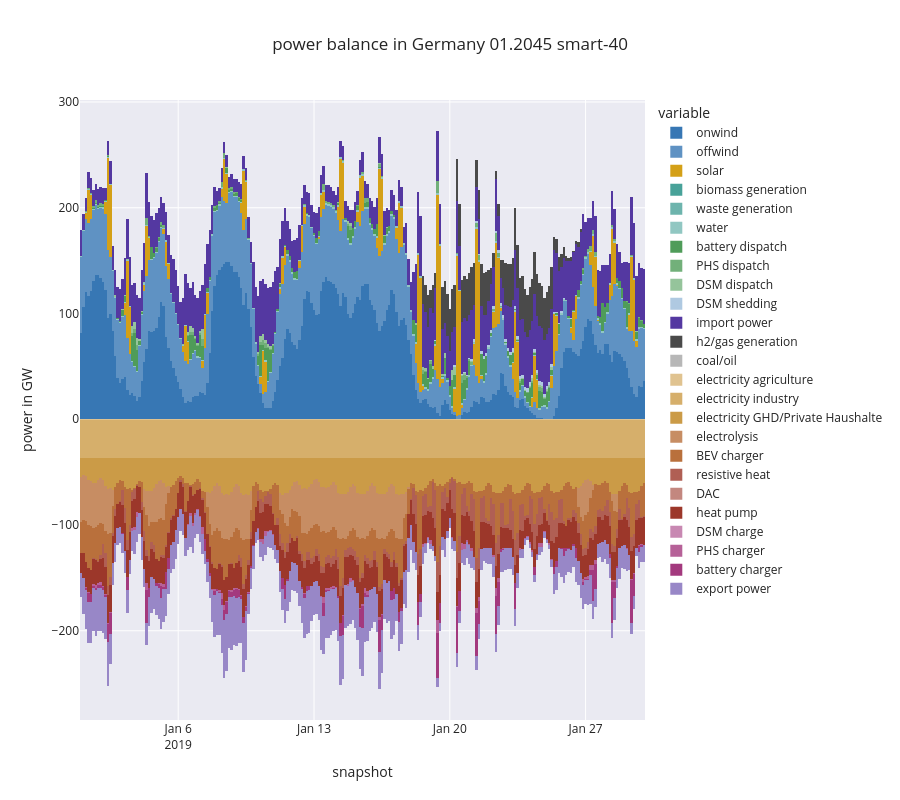

The notebook cell this image was saved under:
### Code cell
plot_month_balance(p4f45, title = f'01.2045 {scenario3}')

### Figure 1 — Plotly figure (JSON) as saved in the notebook; plotly's stock layout.template omitted (floating-point values rounded to 4 significant figures; data arrays with more than 128 entries replaced by an {"elided": "..."} marker saying what was removed)
{"data": [{"alignmentgroup": "True", "hovertemplate": "variable=onwind<br>snapshot=%{x}<br>value=%{y}<extra></extra>", "legendgroup": "onwind", "marker": {"color": "#3777B4", "line": {"width": 0}, "pattern": {"shape": ""}}, "name": "onwind", "offsetgroup": "onwind", "orientation": "v", "showlegend": true, "textposition": "auto", "type": "bar", "x": {"elided": "233 str values"}, "xaxis": "x", "y": {"elided": "233 float values"}, "yaxis": "y"}, {"alignmentgroup": "True", "hovertemplate": "variable=offwind<br>snapshot=%{x}<br>value=%{y}<extra></extra>", "legendgroup": "offwind", "marker": {"color": "#5F92C3", "line": {"width": 0}, "pattern": {"shape": ""}}, "name": "offwind", "offsetgroup": "offwind", "orientation": "v", "showlegend": true, "textposition": "auto", "type": "bar", "x": {"elided": "233 str values"}, "xaxis": "x", "y": {"elided": "233 float values"}, "yaxis": "y"}, {"alignmentgroup": "True", "hovertemplate": "variable=solar<br>snapshot=%{x}<br>value=%{y}<extra></extra>", "legendgroup": "solar", "marker": {"color": "#d4a017", "line": {"width": 0}, "pattern": {"shape": ""}}, "name": "solar", "offsetgroup": "solar", "orientation": "v", "showlegend": true, "textposition": "auto", "type": "bar", "x": {"elided": "233 str values"}, "xaxis": "x", "y": {"elided": "233 float values"}, "yaxis": "y"}, {"alignmentgroup": "True", "hovertemplate": "variable=biomass generation<br>snapshot=%{x}<br>value=%{y}<extra></extra>", "legendgroup": "biomass generation", "marker": {"color": "#48A299", "line": {"width": 0}, "pattern": {"shape": ""}}, "name": "biomass generation", "offsetgroup": "biomass generation", "orientation": "v", "showlegend": true, "textposition": "auto", "type": "bar", "x": {"elided": "233 str values"}, "xaxis": "x", "y": {"elided": "233 int values"}, "yaxis": "y"}, {"alignmentgroup": "True", "hovertemplate": "variable=waste generation<br>snapshot=%{x}<br>value=%{y}<extra></extra>", "legendgroup": "waste generation", "marker": {"color": "#6DB4AD", "line": {"width": 0}, "pattern": {"shape": ""}}, "name": "waste generation", "offsetgroup": "waste generation", "orientation": "v", "showlegend": true, "textposition": "auto", "type": "bar", "x": {"elided": "233 str values"}, "xaxis": "x", "y": {"elided": "233 int values"}, "yaxis": "y"}, {"alignmentgroup": "True", "hovertemplate": "variable=water<br>snapshot=%{x}<br>value=%{y}<extra></extra>", "legendgroup": "water", "marker": {"color": "#91C7C2", "line": {"width": 0}, "pattern": {"shape": ""}}, "name": "water", "offsetgroup": "water", "orientation": "v", "showlegend": true, "textposition": "auto", "type": "bar", "x": {"elided": "233 str values"}, "xaxis": "x", "y": {"elided": "233 float values"}, "yaxis": "y"}, {"alignmentgroup": "True", "hovertemplate": "variable=battery dispatch<br>snapshot=%{x}<br>value=%{y}<extra></extra>", "legendgroup": "battery dispatch", "marker": {"color": "#4F9C59", "line": {"width": 0}, "pattern": {"shape": ""}}, "name": "battery dispatch", "offsetgroup": "battery dispatch", "orientation": "v", "showlegend": true, "textposition": "auto", "type": "bar", "x": {"elided": "233 str values"}, "xaxis": "x", "y": {"elided": "233 float values"}, "yaxis": "y"}, {"alignmentgroup": "True", "hovertemplate": "variable=PHS dispatch<br>snapshot=%{x}<br>value=%{y}<extra></extra>", "legendgroup": "PHS dispatch", "marker": {"color": "#72B07A", "line": {"width": 0}, "pattern": {"shape": ""}}, "name": "PHS dispatch", "offsetgroup": "PHS dispatch", "orientation": "v", "showlegend": true, "textposition": "auto", "type": "bar", "x": {"elided": "233 str values"}, "xaxis": "x", "y": {"elided": "233 float values"}, "yaxis": "y"}, {"alignmentgroup": "True", "hovertemplate": "variable=DSM dispatch<br>snapshot=%{x}<br>value=%{y}<extra></extra>", "legendgroup": "DSM dispatch", "marker": {"color": "#95C49B", "line": {"width": 0}, "pattern": {"shape": ""}}, "name": "DSM dispatch", "offsetgroup": "DSM dispatch", "orientation": "v", "showlegend": true, "textposition": "auto", "type": "bar", "x": {"elided": "233 str values"}, "xaxis": "x", "y": {"elided": "233 float values"}, "yaxis": "y"}, {"alignmentgroup": "True", "hovertemplate": "variable=DSM shedding<br>snapshot=%{x}<br>value=%{y}<extra></extra>", "legendgroup": "DSM shedding", "marker": {"color": "#AFC9E1", "line": {"width": 0}, "pattern": {"shape": ""}}, "name": "DSM shedding", "offsetgroup": "DSM shedding", "orientation": "v", "showlegend": true, "textposition": "auto", "type": "bar", "x": {"elided": "233 str values"}, "xaxis": "x", "y": {"elided": "233 float values"}, "yaxis": "y"}, {"alignmentgroup": "True", "hovertemplate": "variable=import power<br>snapshot=%{x}<br>value=%{y}<extra></extra>", "legendgroup": "import power", "marker": {"color": "#5438A1", "line": {"width": 0}, "pattern": {"shape": ""}}, "name": "import power", "offsetgroup": "import power", "orientation": "v", "showlegend": true, "textposition": "auto", "type": "bar", "x": {"elided": "233 str values"}, "xaxis": "x", "y": {"elided": "233 float values"}, "yaxis": "y"}, {"alignmentgroup": "True", "hovertemplate": "variable=h2/gas generation<br>snapshot=%{x}<br>value=%{y}<extra></extra>", "legendgroup": "h2/gas generation", "marker": {"color": "#4A4A4A", "line": {"width": 0}, "pattern": {"shape": ""}}, "name": "h2/gas generation", "offsetgroup": "h2/gas generation", "orientation": "v", "showlegend": true, "textposition": "auto", "type": "bar", "x": {"elided": "233 str values"}, "xaxis": "x", "y": {"elided": "233 float values"}, "yaxis": "y"}, {"alignmentgroup": "True", "hovertemplate": "variable=coal/oil<br>snapshot=%{x}<br>value=%{y}<extra></extra>", "legendgroup": "coal/oil", "marker": {"color": "#B7B7B7", "line": {"width": 0}, "pattern": {"shape": ""}}, "name": "coal/oil", "offsetgroup": "coal/oil", "orientation": "v", "showlegend": true, "textposition": "auto", "type": "bar", "x": {"elided": "233 str values"}, "xaxis": "x", "y": {"elided": "233 int values"}, "yaxis": "y"}, {"alignmentgroup": "True", "hovertemplate": "variable=electricity agriculture<br>snapshot=%{x}<br>value=%{y}<extra></extra>", "legendgroup": "electricity agriculture", "marker": {"color": "#E0C390", "line": {"width": 0}, "pattern": {"shape": ""}}, "name": "electricity agriculture", "offsetgroup": "electricity agriculture", "orientation": "v", "showlegend": true, "textposition": "auto", "type": "bar", "x": {"elided": "233 str values"}, "xaxis": "x", "y": {"elided": "233 float values"}, "yaxis": "y"}, {"alignmentgroup": "True", "hovertemplate": "variable=electricity industry<br>snapshot=%{x}<br>value=%{y}<extra></extra>", "legendgroup": "electricity industry", "marker": {"color": "#D6AF6B", "line": {"width": 0}, "pattern": {"shape": ""}}, "name": "electricity industry", "offsetgroup": "electricity industry", "orientation": "v", "showlegend": true, "textposition": "auto", "type": "bar", "x": {"elided": "233 str values"}, "xaxis": "x", "y": {"elided": "233 float values"}, "yaxis": "y"}, {"alignmentgroup": "True", "hovertemplate": "variable=electricity GHD/Private Haushalte<br>snapshot=%{x}<br>value=%{y}<extra></extra>", "legendgroup": "electricity GHD/Private Haushalte", "marker": {"color": "#CB9B47", "line": {"width": 0}, "pattern": {"shape": ""}}, "name": "electricity GHD/Private Haushalte", "offsetgroup": "electricity GHD/Private Haushalte", "orientation": "v", "showlegend": true, "textposition": "auto", "type": "bar", "x": {"elided": "233 str values"}, "xaxis": "x", "y": {"elided": "233 float values"}, "yaxis": "y"}, {"alignmentgroup": "True", "hovertemplate": "variable=electrolysis<br>snapshot=%{x}<br>value=%{y}<extra></extra>", "legendgroup": "electrolysis", "marker": {"color": "#C78D63", "line": {"width": 0}, "pattern": {"shape": ""}}, "name": "electrolysis", "offsetgroup": "electrolysis", "orientation": "v", "showlegend": true, "textposition": "auto", "type": "bar", "x": {"elided": "233 str values"}, "xaxis": "x", "y": {"elided": "233 float values"}, "yaxis": "y"}, {"alignmentgroup": "True", "hovertemplate": "variable=BEV charger<br>snapshot=%{x}<br>value=%{y}<extra></extra>", "legendgroup": "BEV charger", "marker": {"color": "#B9703C", "line": {"width": 0}, "pattern": {"shape": ""}}, "name": "BEV charger", "offsetgroup": "BEV charger", "orientation": "v", "showlegend": true, "textposition": "auto", "type": "bar", "x": {"elided": "233 str values"}, "xaxis": "x", "y": {"elided": "233 float values"}, "yaxis": "y"}, {"alignmentgroup": "True", "hovertemplate": "variable=resistive heat<br>snapshot=%{x}<br>value=%{y}<extra></extra>", "legendgroup": "resistive heat", "marker": {"color": "#B05F54", "line": {"width": 0}, "pattern": {"shape": ""}}, "name": "resistive heat", "offsetgroup": "resistive heat", "orientation": "v", "showlegend": true, "textposition": "auto", "type": "bar", "x": {"elided": "233 str values"}, "xaxis": "x", "y": {"elided": "233 float values"}, "yaxis": "y"}, {"alignmentgroup": "True", "hovertemplate": "variable=DAC<br>snapshot=%{x}<br>value=%{y}<extra></extra>", "legendgroup": "DAC", "marker": {"color": "#C3877F", "line": {"width": 0}, "pattern": {"shape": ""}}, "name": "DAC", "offsetgroup": "DAC", "orientation": "v", "showlegend": true, "textposition": "auto", "type": "bar", "x": {"elided": "233 str values"}, "xaxis": "x", "y": {"elided": "233 int values"}, "yaxis": "y"}, {"alignmentgroup": "True", "hovertemplate": "variable=heat pump<br>snapshot=%{x}<br>value=%{y}<extra></extra>", "legendgroup": "heat pump", "marker": {"color": "#9C372A", "line": {"width": 0}, "pattern": {"shape": ""}}, "name": "heat pump", "offsetgroup": "heat pump", "orientation": "v", "showlegend": true, "textposition": "auto", "type": "bar", "x": {"elided": "233 str values"}, "xaxis": "x", "y": {"elided": "233 float values"}, "yaxis": "y"}, {"alignmentgroup": "True", "hovertemplate": "variable=DSM charge<br>snapshot=%{x}<br>value=%{y}<extra></extra>", "legendgroup": "DSM charge", "marker": {"color": "#C888B2", "line": {"width": 0}, "pattern": {"shape": ""}}, "name": "DSM charge", "offsetgroup": "DSM charge", "orientation": "v", "showlegend": true, "textposition": "auto", "type": "bar", "x": {"elided": "233 str values"}, "xaxis": "x", "y": {"elided": "233 int values"}, "yaxis": "y"}, {"alignmentgroup": "True", "hovertemplate": "variable=PHS charger<br>snapshot=%{x}<br>value=%{y}<extra></extra>", "legendgroup": "PHS charger", "marker": {"color": "#B66198", "line": {"width": 0}, "pattern": {"shape": ""}}, "name": "PHS charger", "offsetgroup": "PHS charger", "orientation": "v", "showlegend": true, "textposition": "auto", "type": "bar", "x": {"elided": "233 str values"}, "xaxis": "x", "y": {"elided": "233 float values"}, "yaxis": "y"}, {"alignmentgroup": "True", "hovertemplate": "variable=battery charger<br>snapshot=%{x}<br>value=%{y}<extra></extra>", "legendgroup": "battery charger", "marker": {"color": "#A3397E", "line": {"width": 0}, "pattern": {"shape": ""}}, "name": "battery charger", "offsetgroup": "battery charger", "orientation": "v", "showlegend": true, "textposition": "auto", "type": "bar", "x": {"elided": "233 str values"}, "xaxis": "x", "y": {"elided": "233 float values"}, "yaxis": "y"}, {"alignmentgroup": "True", "hovertemplate": "variable=export power<br>snapshot=%{x}<br>value=%{y}<extra></extra>", "legendgroup": "export power", "marker": {"color": "#9887C7", "line": {"width": 0}, "pattern": {"shape": ""}}, "name": "export power", "offsetgroup": "export power", "orientation": "v", "showlegend": true, "textposition": "auto", "type": "bar", "x": {"elided": "233 str values"}, "xaxis": "x", "y": {"elided": "233 float values"}, "yaxis": "y"}], "layout": {"bargap": 0, "barmode": "relative", "height": 800, "legend": {"title": {"text": "variable"}, "tracegroupgap": 0}, "title": {"text": "power balance in Germany 01.2045 smart-40"}, "xaxis": {"anchor": "y", "domain": [0, 1], "title": {"text": "snapshot"}}, "yaxis": {"anchor": "x", "domain": [0, 1], "title": {"text": "power in GW"}}}}
